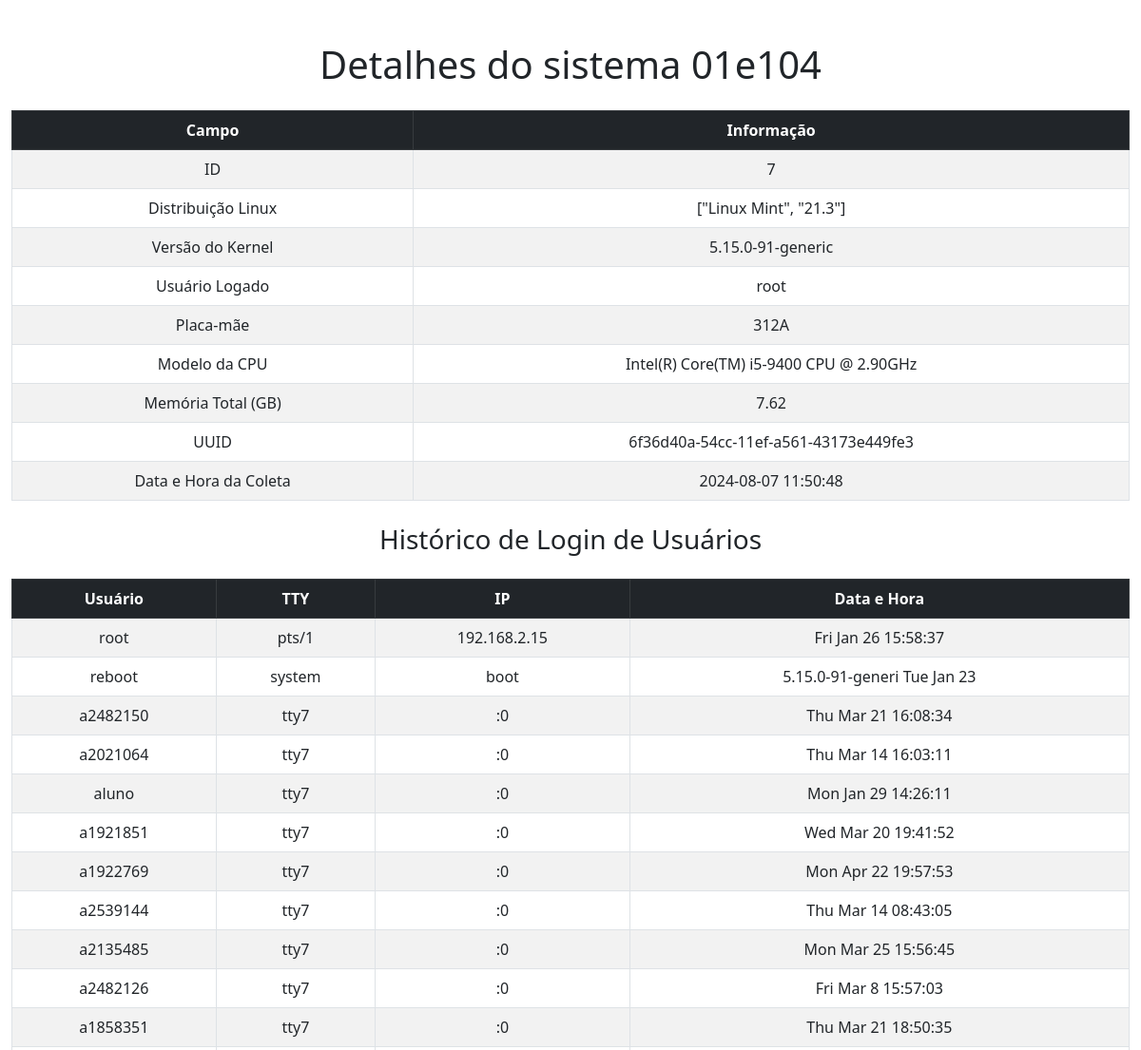
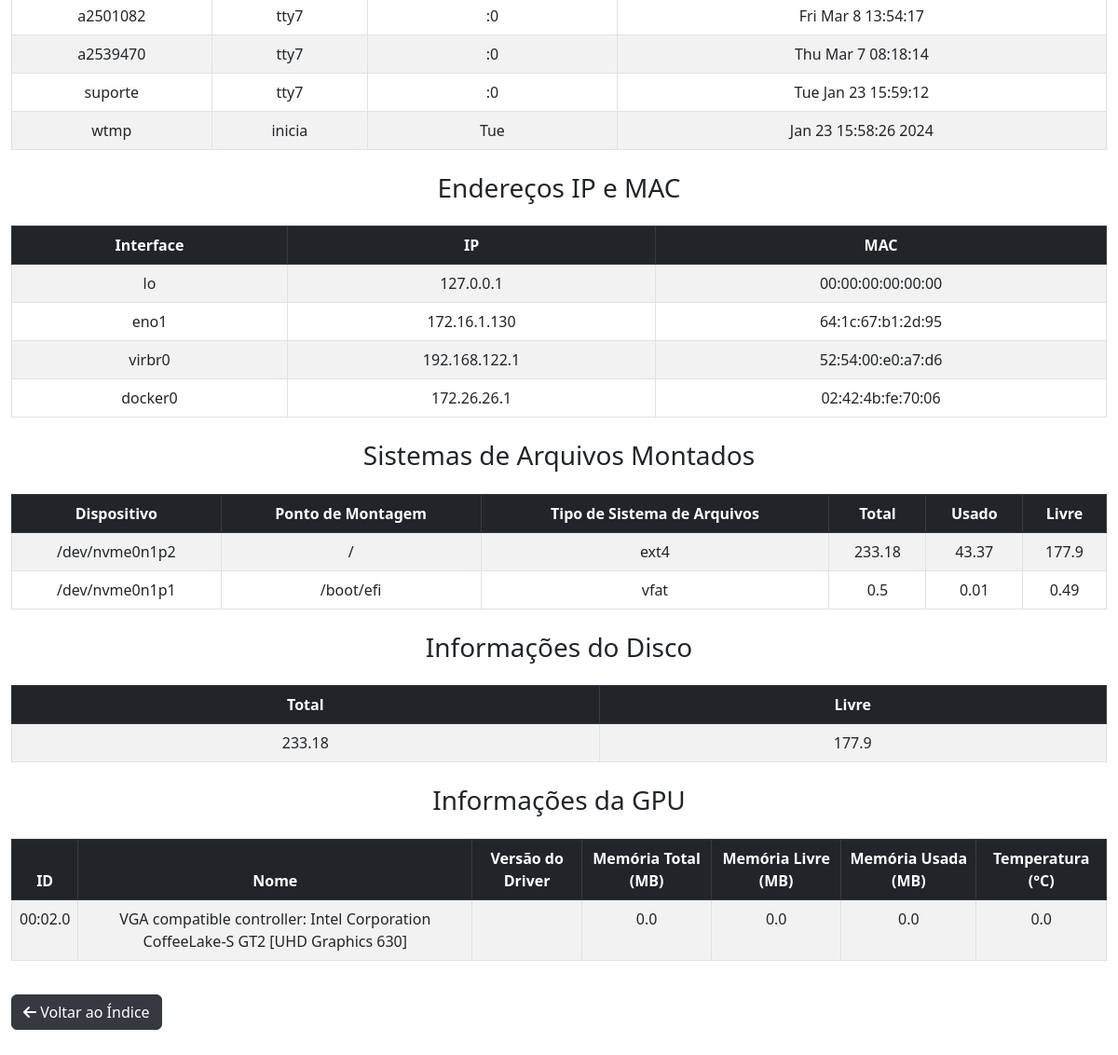
The page /details/7 on the database its author committed (2 pictures, top to bottom).
### app.py (models this page shows)
class SystemInfo(db.Model):
    id = db.Column(db.Integer, primary_key=True)
    hostname = db.Column(db.String(120), nullable=False)
    linux_distribution = db.Column(db.String(120), nullable=False)
    kernel_version = db.Column(db.String(120), nullable=False)
    logged_in_user = db.Column(db.String(120), nullable=False)
    cpu_model = db.Column(db.String(120), nullable=False)
    memory_total_gb = db.Column(db.Float, nullable=False)
    uuid1 = db.Column(db.String(36), unique=True, nullable=False)
    collection_datetime = db.Column(db.String(120), nullable=False)
    motherboard_model = db.Column(db.String(255))
    patrimony = db.Column(db.String(50), nullable=True)
    user_login_history = db.relationship('UserLoginHistory', backref='system_info', lazy=True)
    ip_and_mac_addresses = db.relationship('IPAndMacAddress', backref='system_info', lazy=True)
    mounted_filesystems = db.relationship('MountedFilesystems', backref='system_info', lazy=True)
    disk_info = db.relationship('DiskInfo', backref='system_info', uselist=False)
    gpu_info = db.relationship('GPUInfo', backref='system_info', lazy=True)

class UserLoginHistory(db.Model):
    id = db.Column(db.Integer, primary_key=True)
    user = db.Column(db.String(120), nullable=False)
    tty = db.Column(db.String(120), nullable=False)
    ip = db.Column(db.String(120), nullable=False)
    datetime = db.Column(db.String(120), nullable=False)
    system_info_id = db.Column(db.Integer, db.ForeignKey('system_info.id'), nullable=False)

class IPAndMacAddress(db.Model):
    id = db.Column(db.Integer, primary_key=True)
    interface = db.Column(db.String(120), nullable=False)
    ip = db.Column(db.String(120), nullable=False)
    mac = db.Column(db.String(120), nullable=False)
    system_info_id = db.Column(db.Integer, db.ForeignKey('system_info.id'), nullable=False)

class MountedFilesystems(db.Model):
    id = db.Column(db.Integer, primary_key=True)
    device = db.Column(db.String(120), nullable=False)
    mountpoint = db.Column(db.String(120), nullable=False)
    fstype = db.Column(db.String(120), nullable=False)
    total = db.Column(db.Float, nullable=False)
    used = db.Column(db.Float, nullable=False)
    free = db.Column(db.Float, nullable=False)
    system_info_id = db.Column(db.Integer, db.ForeignKey('system_info.id'), nullable=False)

class DiskInfo(db.Model):
    id = db.Column(db.Integer, primary_key=True)
    total = db.Column(db.Float, nullable=False)
    free = db.Column(db.Float, nullable=False)
    system_info_id = db.Column(db.Integer, db.ForeignKey('system_info.id'), nullable=False)

class GPUInfo(db.Model):
    id = db.Column(db.Integer, primary_key=True)
    gpu_id = db.Column(db.Integer, nullable=False)
    name = db.Column(db.String(120), nullable=False)
    driver_version = db.Column(db.String(120), nullable=False)
    memory_total = db.Column(db.Float, nullable=False)
    memory_free = db.Column(db.Float, nullable=False)
    memory_used = db.Column(db.Float, nullable=False)
    temperature = db.Column(db.Float, nullable=False)
    system_info_id = db.Column(db.Integer, db.ForeignKey('system_info.id'), nullable=False)

### app.py (the view)
@app.route('/details/<int:id>')
def details(id):
    system_info = SystemInfo.query.get_or_404(id)
    return render_template('details.html', system_info=system_info)

### templates/details.html (shortened to what this page needs)
<!DOCTYPE html>
<html lang="pt-br">
  <head>
    <link href="https://cdn.jsdelivr.net/npm/bootstrap@5.3.0/dist/css/bootstrap.min.css" rel="stylesheet" />
    <link rel="stylesheet" href="https://cdnjs.cloudflare.com/ajax/libs/font-awesome/6.0.0-beta3/css/all.min.css" />
  </head>
  <body>
    <div class="container">
      <h1 class="my-4 text-center">Detalhes do sistema {{ system_info.hostname }}</h1>
      <table class="table table-bordered table-striped text-center">
        <thead class="table-dark">
          <tr>
            <th>Campo</th>
            <th>Informação</th>
          </tr>
        </thead>
        <tbody>
          <tr>
            <td>ID</td>
            <td>{{ system_info.id }}</td>
          </tr>
          <tr>
            <td>Distribuição Linux</td>
            <td>{{ system_info.linux_distribution }}</td>
          </tr>
          <tr>
            <td>Versão do Kernel</td>
            <td>{{ system_info.kernel_version }}</td>
          </tr>
          <tr>
            <td>Usuário Logado</td>
            <td>{{ system_info.logged_in_user }}</td>
          </tr>
          <tr>
            <td>Placa-mãe</td>
            <td>{{ system_info.motherboard_model }}</td>
          </tr>
          <tr>
            <td>Modelo da CPU</td>
            <td>{{ system_info.cpu_model }}</td>
          </tr>
          <tr>
            <td>Memória Total (GB)</td>
            <td>{{ system_info.memory_total_gb }}</td>
          </tr>
          <tr>
            <td>UUID</td>
            <td>{{ system_info.uuid1 }}</td>
          </tr>
          <tr>
            <td>Data e Hora da Coleta</td>
            <td>{{ system_info.collection_datetime }}</td>
          </tr>
        </tbody>
      </table>
      <h3 class="my-4 text-center">Histórico de Login de Usuários</h3>
      <table class="table table-bordered table-striped text-center">
        <thead class="table-dark">
          <tr>
            <th>Usuário</th>
            <th>TTY</th>
            <th>IP</th>
            <th>Data e Hora</th>
          </tr>
        </thead>
        <tbody>
          {% for entry in system_info.user_login_history %}
          <tr>
            <td>{{ entry.user }}</td>
            <td>{{ entry.tty }}</td>
            <td>{{ entry.ip }}</td>
            <td>{{ entry.datetime }}</td>
          </tr>
          {% endfor %}
        </tbody>
      </table>
      <h3 class="my-4 text-center">Endereços IP e MAC</h3>
      <table class="table table-bordered table-striped text-center">
        <thead class="table-dark">
          <tr>
            <th>Interface</th>
            <th>IP</th>
            <th>MAC</th>
          </tr>
        </thead>
        <tbody>
          {% for entry in system_info.ip_and_mac_addresses %}
          <tr>
            <td>{{ entry.interface }}</td>
            <td>{{ entry.ip }}</td>
            <td>{{ entry.mac }}</td>
          </tr>
          {% endfor %}
        </tbody>
      </table>
      <h3 class="my-4 text-center">Sistemas de Arquivos Montados</h3>
      <table class="table table-bordered table-striped text-center">
        <thead class="table-dark">
          <tr>
            <th>Dispositivo</th>
            <th>Ponto de Montagem</th>
            <th>Tipo de Sistema de Arquivos</th>
            <th>Total</th>
            <th>Usado</th>
            <th>Livre</th>
          </tr>
        </thead>
        <tbody>
          {% for entry in system_info.mounted_filesystems %}
          <tr>
            <td>{{ entry.device }}</td>
            <td>{{ entry.mountpoint }}</td>
            <td>{{ entry.fstype }}</td>
            <td>{{ entry.total }}</td>
            <td>{{ entry.used }}</td>
            <td>{{ entry.free }}</td>
          </tr>
          {% endfor %}
        </tbody>
      </table>
      <h3 class="my-4 text-center">Informações do Disco</h3>
      <table class="table table-bordered table-striped text-center">
        <thead class="table-dark">
          <tr>
            <th>Total</th>
            <th>Livre</th>
          </tr>
        </thead>
        <tbody>
          {% if system_info.disk_info %}
          <tr>
            <td>{{ system_info.disk_info.total }}</td>
            <td>{{ system_info.disk_info.free }}</td>
          </tr>
          {% else %}
          <tr>
            <td colspan="2">Nenhuma informação de disco disponível</td>
          </tr>
          {% endif %}
        </tbody>
      </table>
      <h3 class="my-4 text-center">Informações da GPU</h3>
      <table class="table table-bordered table-striped text-center">
        <thead class="table-dark">
          <tr>
            <th>ID</th>
            <th>Nome</th>
            <th>Versão do Driver</th>
            <th>Memória Total (MB)</th>
            <th>Memória Livre (MB)</th>
            <th>Memória Usada (MB)</th>
            <th>Temperatura (°C)</th>
          </tr>
        </thead>
        <tbody>
          {% for entry in system_info.gpu_info %}
          <tr>
            <td>{{ entry.gpu_id }}</td>
            <td>{{ entry.name }}</td>
            <td>{{ entry.driver_version }}</td>
            <td>{{ entry.memory_total }}</td>
            <td>{{ entry.memory_free }}</td>
            <td>{{ entry.memory_used }}</td>
            <td>{{ entry.temperature }}</td>
          </tr>
          {% endfor %}
        </tbody>
      </table>
      <a class="btn btn-dark back-button" href="{{ url_for('index') }}"> <i class="fas fa-arrow-left"></i> Voltar ao Índice </a>
    </div>
  </body>
</html>

### templates/details.html (style rules this page uses)
body { padding-top: 20px; padding-bottom: 40px; }
.container { max-width: 1200px; }
table { margin: auto; }
.back-button { margin-top: 20px; background-color: #343a40; border-color: #343a40; }

### rows shown on the page
SystemInfo: hostname "01e104", id "7", linux_distribution "[\"Linux Mint\", \"21.3\"]", kernel_version "5.15.0-91-generic", logged_in_user "root", motherboard_model "312A", cpu_model "Intel(R) Core(TM) i5-9400 CPU @ 2.90GHz", memory_total_gb "7.62", uuid1 "6f36d40a-54cc-11ef-a561-43173e449fe3", collection_datetime "2024-08-07 11:50:48"
UserLoginHistory: user "root", tty "pts/1", ip "192.168.2.15", datetime "Fri Jan 26 15:58:37"
UserLoginHistory: user "reboot", tty "system", ip "boot", datetime "5.15.0-91-generi Tue Jan 23"
UserLoginHistory: user "a2482150", tty "tty7", ip ":0", datetime "Thu Mar 21 16:08:34"
UserLoginHistory: user "a2021064", tty "tty7", ip ":0", datetime "Thu Mar 14 16:03:11"
UserLoginHistory: user "aluno", tty "tty7", ip ":0", datetime "Mon Jan 29 14:26:11"
UserLoginHistory: user "a1921851", tty "tty7", ip ":0", datetime "Wed Mar 20 19:41:52"
UserLoginHistory: user "a1922769", tty "tty7", ip ":0", datetime "Mon Apr 22 19:57:53"
UserLoginHistory: user "a2539144", tty "tty7", ip ":0", datetime "Thu Mar 14 08:43:05"
UserLoginHistory: user "a2135485", tty "tty7", ip ":0", datetime "Mon Mar 25 15:56:45"
UserLoginHistory: user "a2482126", tty "tty7", ip ":0", datetime "Fri Mar 8 15:57:03"
UserLoginHistory: user "a1858351", tty "tty7", ip ":0", datetime "Thu Mar 21 18:50:35"
UserLoginHistory: user "a2501082", tty "tty7", ip ":0", datetime "Fri Mar 8 13:54:17"
UserLoginHistory: user "a2539470", tty "tty7", ip ":0", datetime "Thu Mar 7 08:18:14"
UserLoginHistory: user "suporte", tty "tty7", ip ":0", datetime "Tue Jan 23 15:59:12"
UserLoginHistory: user "wtmp", tty "inicia", ip "Tue", datetime "Jan 23 15:58:26 2024"
IPAndMacAddress: interface "lo", ip "127.0.0.1", mac "00:00:00:00:00:00"
IPAndMacAddress: interface "eno1", ip "172.16.1.130", mac "64:1c:67:b1:2d:95"
IPAndMacAddress: interface "virbr0", ip "192.168.122.1", mac "52:54:00:e0:a7:d6"
IPAndMacAddress: interface "docker0", ip "172.26.26.1", mac "02:42:4b:fe:70:06"
MountedFilesystems: device "/dev/nvme0n1p2", mountpoint "/", fstype "ext4", total "233.18", used "43.37", free "177.9"
MountedFilesystems: device "/dev/nvme0n1p1", mountpoint "/boot/efi", fstype "vfat", total "0.5", used "0.01", free "0.49"
DiskInfo: disk_info.total "233.18", disk_info.free "177.9"
GPUInfo: gpu_id "00:02.0", name "VGA compatible controller: Intel Corporation CoffeeLake-S GT2 [UHD Graphics 630]", memory_total "0.0", memory_free "0.0", memory_used "0.0", temperature "0.0"
